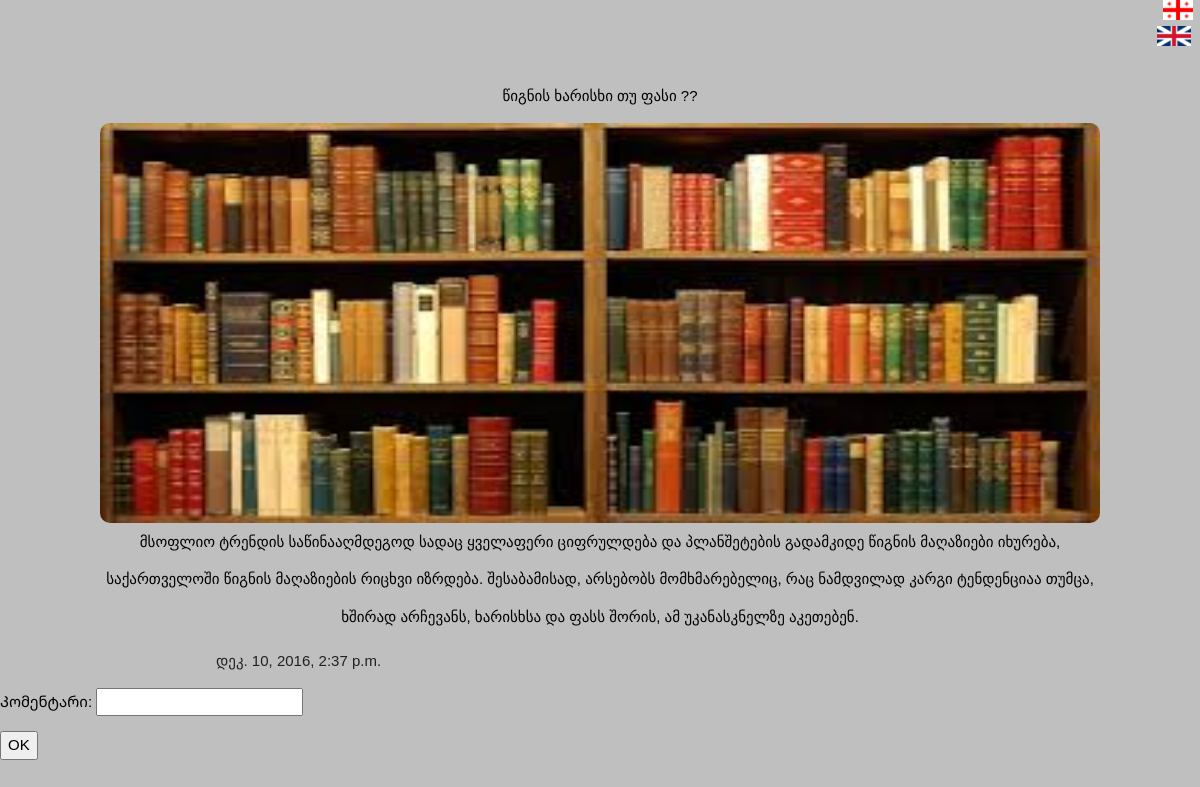
The app's page /app/5/srulad/, older data.
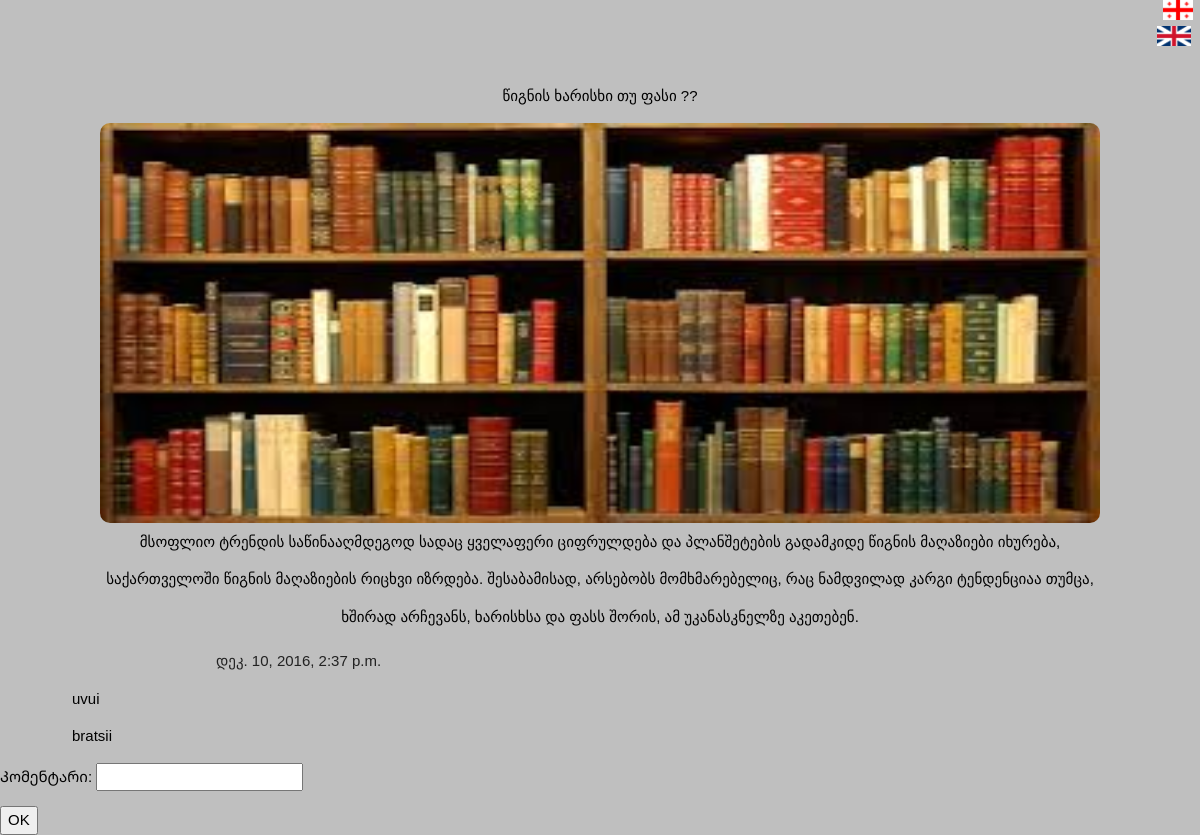
The same page, newer data.
### app/models.py (models this page shows)
class Comment(models.Model):
	komentari=models.CharField(verbose_name=_("კომენტარი"),max_length=200)
	def __str__(self):
		return self.komentari
	class Meta:
		verbose_name_plural=_("კომენტარები")
		verbose_name=_("კომენტარი")

### app/views.py (the view)
# urls.py: url(r'^(?P<posti_id>[0-9]+)/srulad/$',srulad,name="srulad"),
def srulad(request,posti_id):
	posti_srulad=Post.objects.get(pk=posti_id)
	form=CommentForm()
	if request.method =="POST":
		form=CommentForm(request.POST)
		if form.is_valid():
			a=form.save()
			posti_srulad.comment.add(a)
	return render(request,'app/srulad.html',{"posti":posti_srulad,"form":form})

### app/forms.py
class CommentForm(forms.ModelForm):
	class Meta:
		model = Comment
		fields = ['komentari']

### templates/app/srulad.html (shortened to what this page needs)
<!DOCTYPE html>
<html>
<head>
{% load static %}
<link rel="stylesheet" href="{% static 'css/new.css' %}">
</head>
<body style="background-color: rgb(191, 191, 191);">
{% include "app/lang_change.html" %}
	<p style="text-align: center;" >{{posti.postis_satauri}}</p>
	<img src="{{posti.surati.url}}" alt="some_text" style="width: 1000px; height: 400px; margin: auto; display: block; border-radius: 10px;">
	<p style="text-align: center; line-height: 2.5em; display: block; margin: auto; width: 1024px;">{{posti.postis_contenti}}</p>
	<p style="display: block; padding-left: 18%; color: rgb(34, 34, 34);">{{posti.sheqmnis_dro}}</p>
	{% for i in posti.comment.all %}
		<p style="padding-left: 6%;">{{i}}</p>
	{% endfor %}
 <form action="" method="POST" enctype="multipart/form-data">
 	{{ form.as_p}}
	<input type="submit" value= 'OK'>
</form>
</body>
</html>

Row changes from the older to the newer data that the page shows:
now on this page (row edited): Comment: komentari "uvui"
added Comment: komentari "bratsii"
